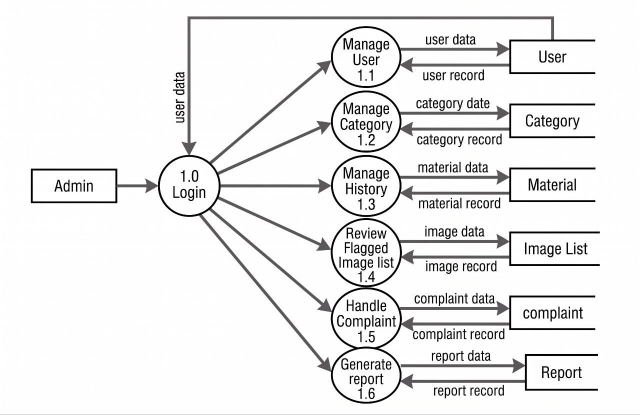
#> input picture dfd/dfd-admin.jpg, 1280 x 830 px (shown at 1/2 size)
$ python -i forensic_detector.py   (imports and definitions only)
#> lines starting #> are read from the running program, lines starting #| are printed output that depends on the picture
#> further down, picture is the input picture: PIL image 1280x830 RGB; mean R, G, B 236.4, 236.4, 236.4
import os
import io
import math
import numpy as np
from PIL import Image, ImageChops, ImageEnhance

class ImageForensicDetector:
    """
    Multi-signal forensic analyzer for detecting synthetic / AI-generated images
    and digital manipulation.

    Signals evaluated:
    1. Error Level Analysis (ELA) - measures compression error variance.
    2. Discrete Fourier Transform (DFT) 2D Power Spectrum - detects periodic frequency
       grid artifacts characteristic of GAN / Diffusion upsamplers.
    3. High-Frequency Laplacian Variance - detects unnatural diffusion texture smoothing.
    4. Embedded Text/Generator Signatures - detects common AI prompt/tool tags in metadata chunks.
    """

    def __init__(self, ela_quality=92, ela_scale=15):
        self.ela_quality = ela_quality
        self.ela_scale = ela_scale

    # [64 lines left out: functions inspect_metadata_signatures, compute_ela_score, not called in this run]

    def compute_spectral_anomalies(self, pil_image):
        """
        Evaluates 2D Discrete Fourier Transform (DFT) power spectrum.
        Convolutional upsamplers and latent diffusion decoders leave characteristic
        checkerboard and radial high-frequency spectral spikes (Frank et al., ICML 2020).
        """
        try:
            # Resize to 256x256 grayscale for fast, standardized spectral analysis
            gray = pil_image.convert("L").resize((256, 256), Image.Resampling.BICUBIC)
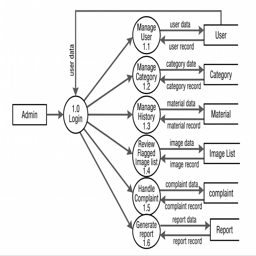
#> gray: PIL image 256x256 L; min 13, max 255, mean 236
            img_arr = np.asarray(gray, dtype=np.float32)

            # 2D FFT with shifted DC component to center
            f_transform = np.fft.fft2(img_arr)
            f_shift = np.fft.fftshift(f_transform)
            magnitude_spectrum = np.abs(f_shift) + 1e-7
            log_spectrum = np.log(magnitude_spectrum)
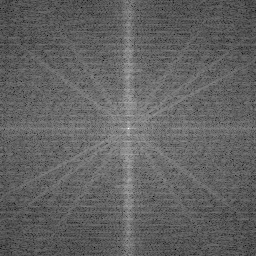
#> log_spectrum: shape (256, 256) float64; min 3.13, max 16.55, mean 8.31; drawn with min black and max white

            h, w = log_spectrum.shape
#> h = 256; w = 256
            cy, cx = h // 2, w // 2
#> cy = 128; cx = 128

            # Radial energy distribution: High frequencies (periphery) vs Low frequencies (center)
            y, x = np.ogrid[:h, :w]
#> y = 256 values from 0 to 255
            dist_from_center = np.sqrt((x - cx) ** 2 + (y - cy) ** 2)

            # Low freq: r < 32, Mid freq: 32 <= r < 80, High freq: r >= 80
            high_freq_mask = dist_from_center >= 80
            high_freq_energy = float(np.mean(log_spectrum[high_freq_mask]))
#> high_freq_energy = 7.98
            total_energy = float(np.mean(log_spectrum))
#> total_energy = 8.31

            high_freq_ratio = high_freq_energy / (total_energy + 1e-7)
#> high_freq_ratio = 0.961

            # Peak-to-average ratio in high frequency ring (measures unnatural grid spikes)
            hf_vals = log_spectrum[high_freq_mask]
            peak_ratio = float(np.max(hf_vals) / (np.mean(hf_vals) + 1e-7))
#> peak_ratio = 1.39

            return {
                "high_freq_ratio": round(high_freq_ratio, 4),
                "spectral_peak_ratio": round(peak_ratio, 4)
            }
        except Exception as e:
            return {"high_freq_ratio": 0.0, "spectral_peak_ratio": 0.0, "error": str(e)}

    # [99 lines left out: functions compute_texture_smoothness, analyze, not called in this run]

>>> from PIL import Image
>>> picture = Image.open('../dfd/dfd-admin.jpg')
>>> result = ImageForensicDetector().compute_spectral_anomalies(picture)
#> result = {'high_freq_ratio': 0.961, 'spectral_peak_ratio': 1.39}

$ run again, on dfd/dfd-seller.jpg
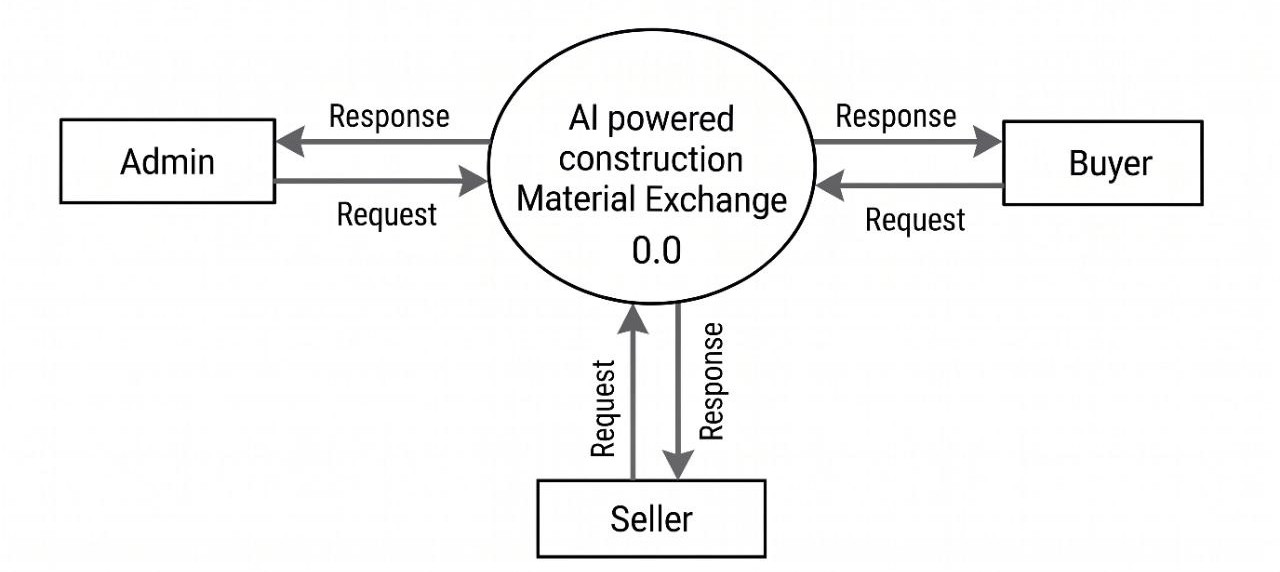
#> input picture dfd/dfd-seller.jpg, 1280 x 572 px
#> picture is the input picture: PIL image 1280x572 RGB; mean R, G, B 245.2, 245.2, 245.2
#> in compute_spectral_anomalies, `gray = pil_image.convert("L").resize((256, 256), Image.Resampling.BICU..`:
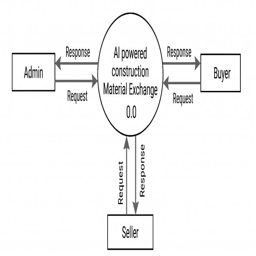
#> gray: PIL image 256x256 L; min 0, max 255, mean 245
#> in compute_spectral_anomalies, `log_spectrum = np.log(magnitude_spectrum)`:
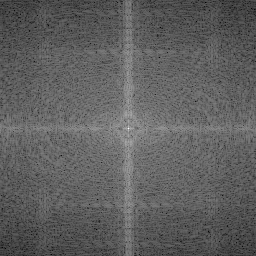
#> log_spectrum: shape (256, 256) float64; min 2.8, max 16.59, mean 7.97; drawn with min black and max white
#> high_freq_energy = 7.61
#> total_energy = 7.97
#> high_freq_ratio = 0.955
#> peak_ratio = 1.41
#> result = {'high_freq_ratio': 0.955, 'spectral_peak_ratio': 1.41}

$ run again, on dfd/dfd0 (3).jpg
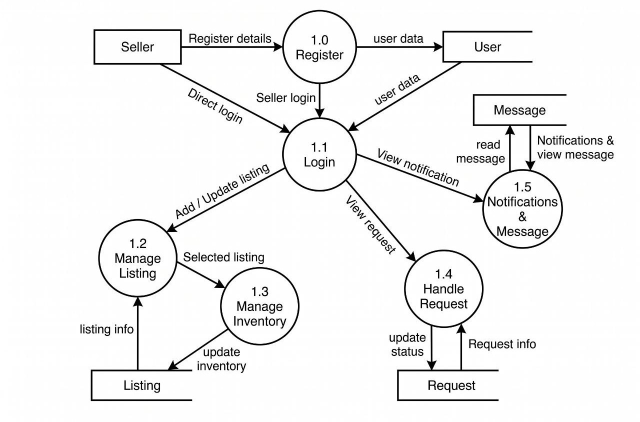
#> input picture dfd/dfd0 (3).jpg, 1280 x 844 px (shown at 1/2 size)
#> picture is the input picture: PIL image 1280x844 RGB; mean R, G, B 242.2, 242.2, 242.2
#> in compute_spectral_anomalies, `gray = pil_image.convert("L").resize((256, 256), Image.Resampling.BICU..`:
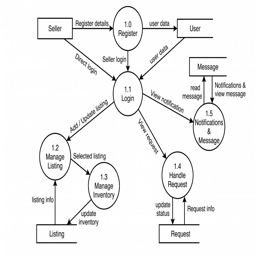
#> gray: PIL image 256x256 L; min 0, max 255, mean 241.9
#> in compute_spectral_anomalies, `log_spectrum = np.log(magnitude_spectrum)`:
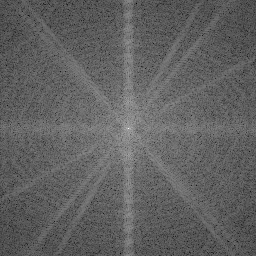
#> log_spectrum: shape (256, 256) float64; min 3.19, max 16.58, mean 8.3; drawn with min black and max white
#> high_freq_energy = 7.99
#> total_energy = 8.3
#> high_freq_ratio = 0.963
#> peak_ratio = 1.35
#> result = {'high_freq_ratio': 0.963, 'spectral_peak_ratio': 1.35}

$ run again, on dfd/dfd-buyer.png
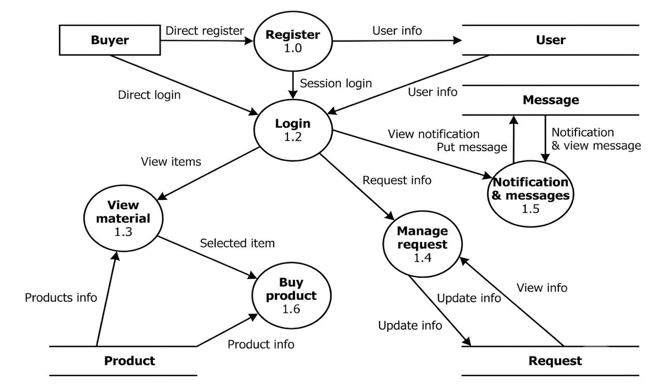
#> input picture dfd/dfd-buyer.png, 662 x 392 px
#> picture is the input picture: PIL image 662x392 RGBA; mean R, G, B, A 241.8, 241.7, 241.7, 255
#> in compute_spectral_anomalies, `gray = pil_image.convert("L").resize((256, 256), Image.Resampling.BICU..`:
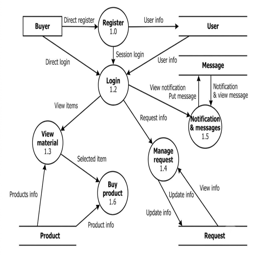
#> gray: PIL image 256x256 L; min 0, max 255, mean 241.4
#> in compute_spectral_anomalies, `log_spectrum = np.log(magnitude_spectrum)`:
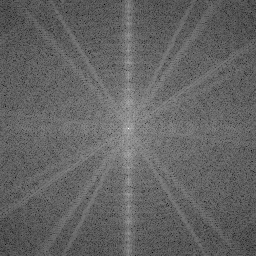
#> log_spectrum: shape (256, 256) float64; min 2.89, max 16.58, mean 8.25; drawn with min black and max white
#> high_freq_energy = 7.94
#> total_energy = 8.25
#> high_freq_ratio = 0.962
#> peak_ratio = 1.39
#> result = {'high_freq_ratio': 0.962, 'spectral_peak_ratio': 1.39}
